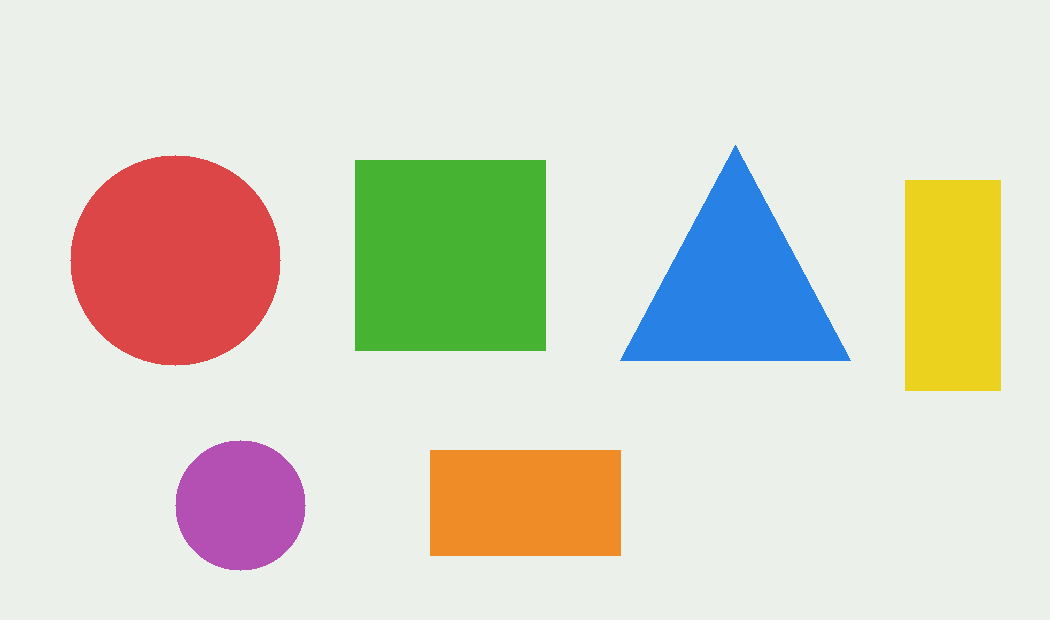
#> input picture assets/example_shapes.png, 1050 x 620 px
$ python create_report_figures.py
#> lines starting #> are read from the running program, lines starting #| are printed output that depends on the picture; after the words box and inside, x2 and y2 are one past the last pixel; in counts of white or black regions, pixels touching at a corner belong together
#> in main, original is the input picture: shape (620, 1050, 3); mean B, G, R 202.1, 216.1, 217.3
### src/image_processor.py
"""Funciones de procesamiento para detectar colores, formas y cantidades."""

from __future__ import annotations

from dataclasses import dataclass, asdict
from typing import Any

import cv2
import numpy as np


@dataclass
class Detection:
    """Representa un objeto identificado en la imagen."""

    object_id: int
    color: str
    shape: str
    area: float
    center_x: int
    center_y: int
    confidence: float

    def to_dict(self) -> dict[str, Any]:
        return asdict(self)


COLOR_RANGES = {
    "rojo": [(np.array([0, 70, 50]), np.array([10, 255, 255])),
             (np.array([170, 70, 50]), np.array([180, 255, 255]))],
    "naranja": [(np.array([11, 70, 50]), np.array([25, 255, 255]))],
    "amarillo": [(np.array([26, 70, 50]), np.array([35, 255, 255]))],
    "verde": [(np.array([36, 45, 40]), np.array([85, 255, 255]))],
    "azul": [(np.array([86, 60, 40]), np.array([135, 255, 255]))],
    "morado": [(np.array([136, 45, 40]), np.array([169, 255, 255]))],
}


def resize_image(image: np.ndarray, max_width: int = 1100) -> np.ndarray:
    """Redimensiona sin deformar y limita el ancho para una respuesta ágil."""
#> called with max_width = 1100
    height, width = image.shape[:2]
#> height = 620; width = 1050
    if width <= max_width:
        return image.copy()
    scale = max_width / width
    return cv2.resize(image, (max_width, int(height * scale)), interpolation=cv2.INTER_AREA)


def preprocess_image(image: np.ndarray) -> dict[str, np.ndarray]:
    """Genera las representaciones usadas durante el preprocesamiento."""
    resized = resize_image(image)
    blurred = cv2.GaussianBlur(resized, (5, 5), 0)
    hsv = cv2.cvtColor(blurred, cv2.COLOR_BGR2HSV)
#> hsv: shape (620, 1050, 3); mean H, S, V 53.1, 47.9, 233.8
    gray = cv2.cvtColor(blurred, cv2.COLOR_BGR2GRAY)
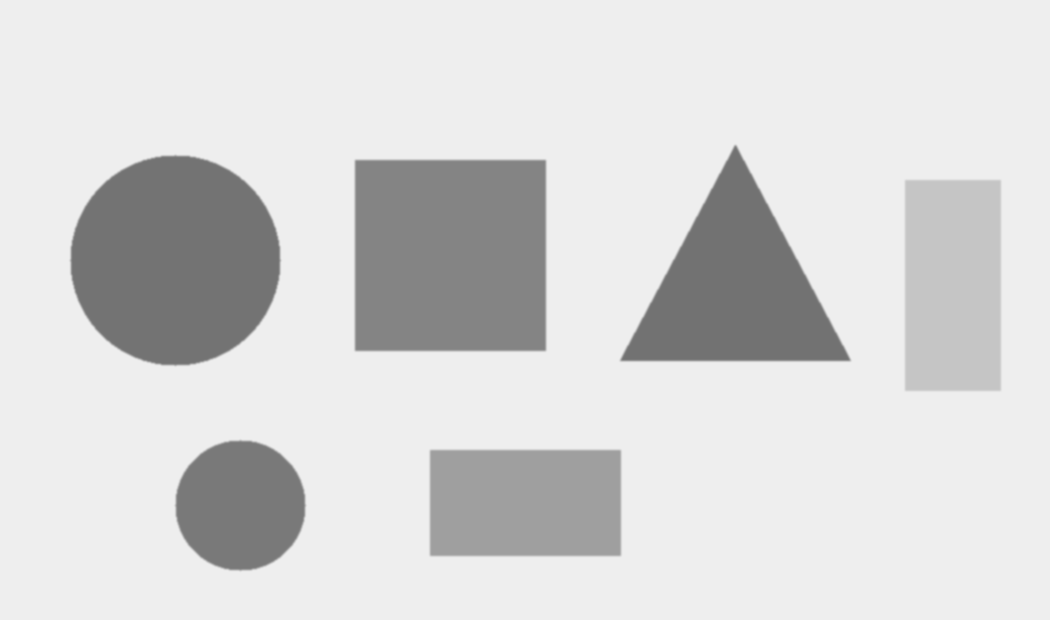
#> gray: shape (620, 1050); min 114, max 238, mean 214.6
    return {"resized": resized, "blurred": blurred, "hsv": hsv, "gray": gray}


def _mask_for_color(hsv: np.ndarray, color: str) -> np.ndarray:
    """Construye una máscara binaria para un color en el espacio HSV."""
    masks = [cv2.inRange(hsv, lower, upper) for lower, upper in COLOR_RANGES[color]]
    mask = masks[0]
    for extra_mask in masks[1:]:
        mask = cv2.bitwise_or(mask, extra_mask)
    kernel = np.ones((5, 5), np.uint8)
    return cv2.morphologyEx(mask, cv2.MORPH_OPEN, kernel)


def classify_shape(contour: np.ndarray) -> tuple[str, float]:
    """Clasifica una figura a partir de la aproximación de su contorno."""
    perimeter = cv2.arcLength(contour, True)
    if perimeter == 0:
        return "desconocida", 0.0
    approximation = cv2.approxPolyDP(contour, 0.04 * perimeter, True)
    vertices = len(approximation)
    area = cv2.contourArea(contour)
    circularity = 4 * np.pi * area / (perimeter * perimeter)

    if vertices == 3:
        shape = "triángulo"
    elif vertices == 4:
        x, y, width, height = cv2.boundingRect(approximation)
        ratio = width / max(height, 1)
        shape = "cuadrado" if 0.82 <= ratio <= 1.18 else "rectángulo"
    elif vertices == 5:
        shape = "pentágono"
    elif circularity >= 0.72 or vertices > 7:
        shape = "círculo"
    else:
        shape = "forma irregular"
    confidence = min(0.99, max(0.55, circularity if shape == "círculo" else 1 - abs(vertices - 4) * 0.08))
    return shape, float(confidence)


def detect_objects(image: np.ndarray, min_area: int = 500) -> tuple[np.ndarray, list[Detection], dict[str, np.ndarray]]:
    """Detecta objetos de colores conocidos y dibuja sus etiquetas."""
    stages = preprocess_image(image)
#> stages = 4 items
    output = stages["resized"].copy()
    hsv = stages["hsv"]
    detections: list[Detection] = []
    next_id = 1

    for color in COLOR_RANGES:
        mask = _mask_for_color(hsv, color)
        contours, _ = cv2.findContours(mask, cv2.RETR_EXTERNAL, cv2.CHAIN_APPROX_SIMPLE)
        for contour in contours:
            area = cv2.contourArea(contour)
            if area < min_area:
                continue
            moments = cv2.moments(contour)
            center_x = int(moments["m10"] / moments["m00"]) if moments["m00"] else 0
            center_y = int(moments["m01"] / moments["m00"]) if moments["m00"] else 0
            shape, confidence = classify_shape(contour)
            detections.append(Detection(next_id, color, shape, area, center_x, center_y, confidence))
            color_bgr = {
                "rojo": (70, 70, 230), "naranja": (40, 140, 240), "amarillo": (30, 220, 240),
                "verde": (70, 190, 100), "azul": (230, 120, 60), "morado": (190, 80, 180),
            }[color]
            cv2.drawContours(output, [contour], -1, color_bgr, 4)
            # cv2.putText no renderiza UTF-8 de forma confiable; usamos texto ASCII
            # solo en la etiqueta dibujada. Los datos internos conservan el español.
            display_colors = {"rojo": "rojo", "naranja": "naranja", "amarillo": "amarillo", "verde": "verde", "azul": "azul", "morado": "morado"}
            display_shapes = {"triángulo": "triangulo", "círculo": "circulo", "rectángulo": "rectangulo", "cuadrado": "cuadrado", "pentágono": "pentagono", "forma irregular": "irregular", "desconocida": "desconocida"}
            label = f"#{next_id} {display_colors[color]} - {display_shapes.get(shape, shape)}"
            (label_w, label_h), _ = cv2.getTextSize(label, cv2.FONT_HERSHEY_SIMPLEX, 0.58, 2)
            label_x = max(4, center_x - label_w // 2)
            label_y = max(label_h + 8, center_y - 12)
            cv2.rectangle(output, (label_x - 5, label_y - label_h - 7), (label_x + label_w + 5, label_y + 5), (15, 25, 35), -1)
            cv2.putText(output, label, (label_x, label_y), cv2.FONT_HERSHEY_SIMPLEX, 0.58, (245, 248, 246), 2, cv2.LINE_AA)
            next_id += 1
#> this loop made 6 passes
#> contours on pass 2: [[[430, 450], [430, 555], [620, 555], [620, 450]]]
#> pass 1, in _mask_for_color, `mask = masks[0]`:
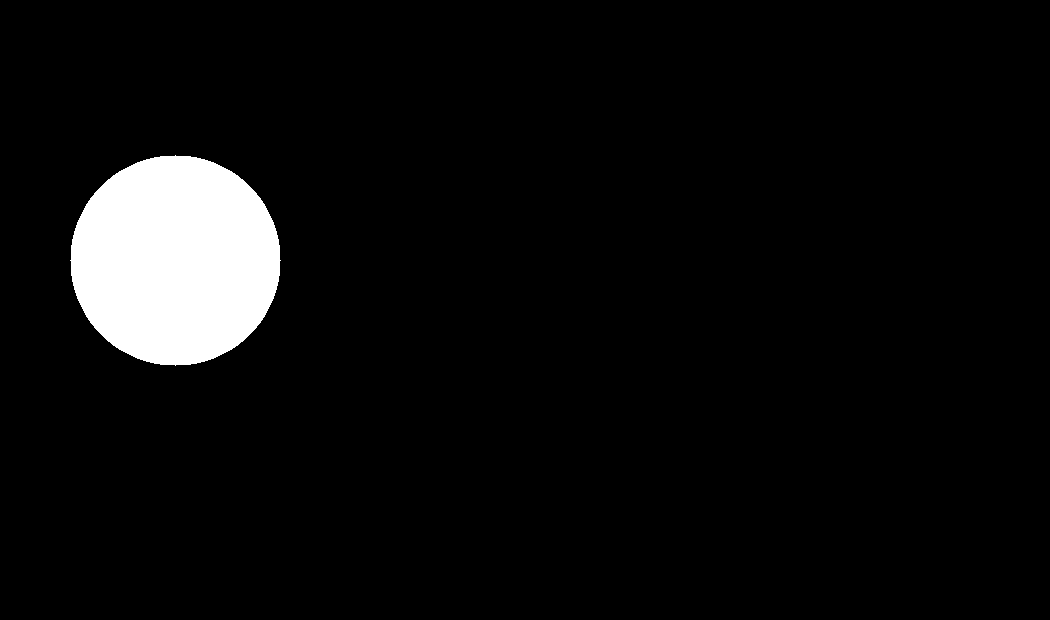
#> mask: shape (620, 1050); 5.3% white; 1 white region, box (x1, y1, x2, y2) and area: (70, 155, 281, 366) 34701
#> after the loop: mask: shape (620, 1050); 2.1% white; 1 white region, box (x1, y1, x2, y2) and area: (176, 441, 305, 570) 13349
#> after the loop:
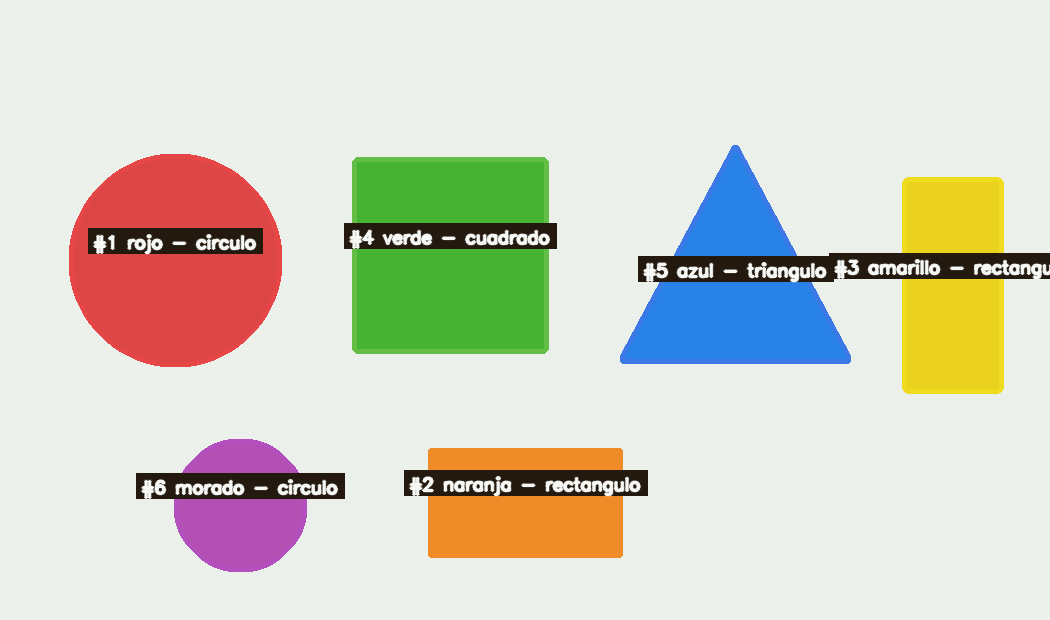
#> output: shape (620, 1050, 3); 7.31% of pixels changed, all inside (x1, y1, x2, y2) = (69, 145, 1050, 572)
#> after the loop, detections = 6 items; next_id = 7

    detections.sort(key=lambda item: item.object_id)
    stages["edges"] = cv2.Canny(stages["gray"], 50, 150)
    stages["masks_preview"] = cv2.cvtColor(_combined_mask(hsv), cv2.COLOR_GRAY2BGR)
    return output, detections, stages


def _combined_mask(hsv: np.ndarray) -> np.ndarray:
    """Une las máscaras de color para visualizar la extracción de información."""
    combined = np.zeros(hsv.shape[:2], dtype=np.uint8)
    for color in COLOR_RANGES:
        combined = cv2.bitwise_or(combined, _mask_for_color(hsv, color))
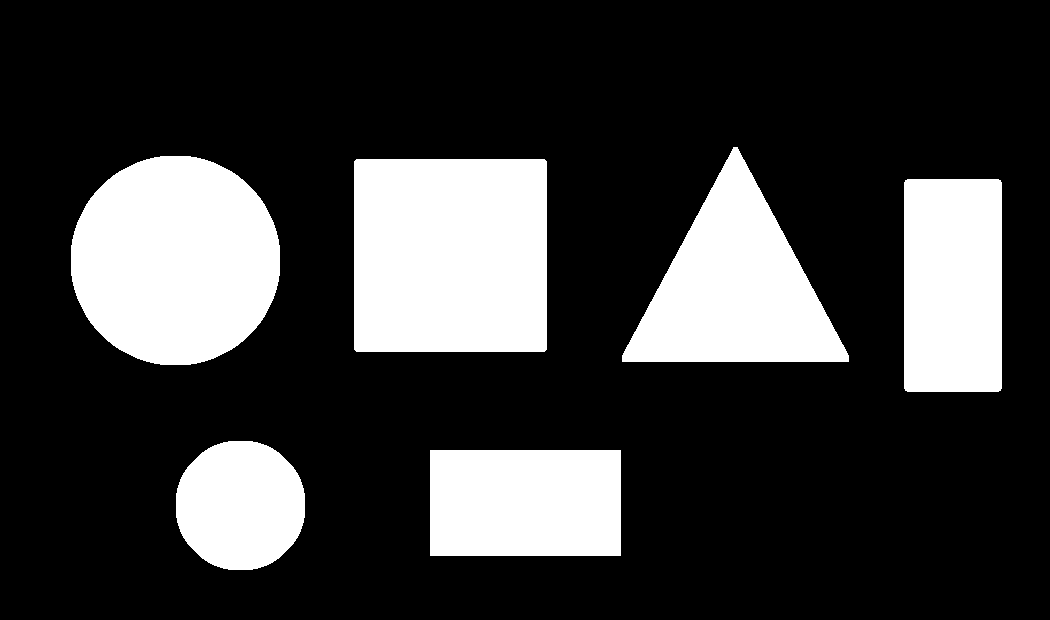
#> combined: shape (620, 1050); 23.3% white; 6 white regions, box (x1, y1, x2, y2) and area: (354, 159, 547, 352) 37237, (71, 156, 280, 365) 34697, (622, 147, 849, 362) 25495, (904, 179, 1002, 392) 20854, (430, 450, 621, 556) 20246, (176, 441, 305, 570) 13349
    return combined


# [8 lines left out: function summarize_detections, not called in this run]

### scripts/create_report_figures.py
"""Genera las figuras que documentan las etapas del flujo del informe."""

from pathlib import Path
import sys

import cv2
import numpy as np

sys.path.insert(0, str(Path(__file__).resolve().parents[1]))
from src.image_processor import detect_objects


ROOT = Path(__file__).resolve().parents[1]
ASSETS = ROOT / "assets"


def add_title(image: np.ndarray, title: str) -> np.ndarray:
    """Añade una franja de título a una imagen BGR."""
    canvas = np.full((image.shape[0] + 58, image.shape[1], 3), (28, 52, 58), dtype=np.uint8)
    canvas[58:] = image
    cv2.putText(canvas, title, (20, 38), cv2.FONT_HERSHEY_SIMPLEX, 0.95, (235, 248, 242), 2, cv2.LINE_AA)
    return canvas


def main() -> None:
    original = cv2.imread(str(ASSETS / "example_shapes.png"))
    if original is None:
        raise FileNotFoundError("Ejecuta primero scripts/create_examples.py")
    result, detections, stages = detect_objects(original, min_area=500)
#> detections = 6 items; stages = 6 items
    cv2.imwrite(str(ASSETS / "report_original.png"), add_title(stages["resized"], "ETAPA 1 - IMAGEN ORIGINAL"))
    cv2.imwrite(str(ASSETS / "report_preprocessing.png"), add_title(stages["blurred"], "ETAPA 2 - PREPROCESAMIENTO - SUAVIZADO"))

    edges = cv2.cvtColor(stages["edges"], cv2.COLOR_GRAY2BGR)
#> edges: shape (620, 1050, 3); 0.53% white in thin lines or dots, all inside (x1, y1, x2, y2) = (70, 145, 851, 571)
    mask = stages["masks_preview"]
    extraction = cv2.hconcat([edges, mask])
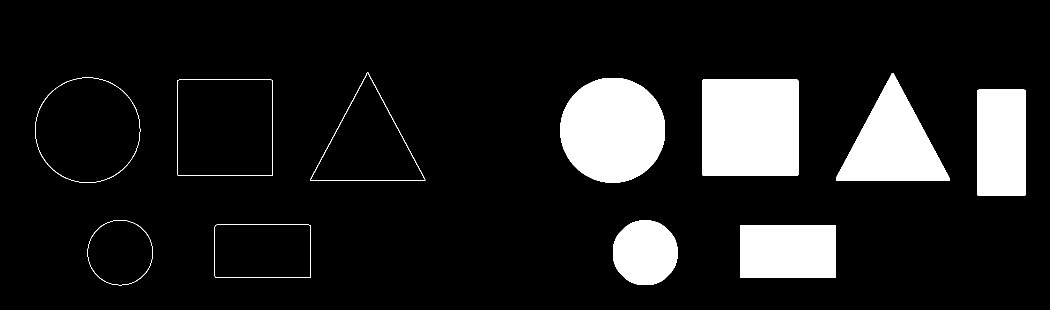
#> extraction: shape (620, 2100, 3) (shown at 1/2 size); 11.9% white; 11 white regions, largest, box (x1, y1, x2, y2) and area: (1404, 159, 1597, 352) 37237, (1121, 156, 1330, 365) 34697, (1672, 147, 1899, 362) 25495
    cv2.imwrite(str(ASSETS / "report_extraction.png"), add_title(extraction, "ETAPA 3 - EXTRACCION - BORDES Y MASCARA DE COLOR"))
#> in add_title (call 3), `cv2.putText(canvas, title, (20, 38), cv2.FONT_HERSHEY_SIMPLEX, 0.95, (..`:
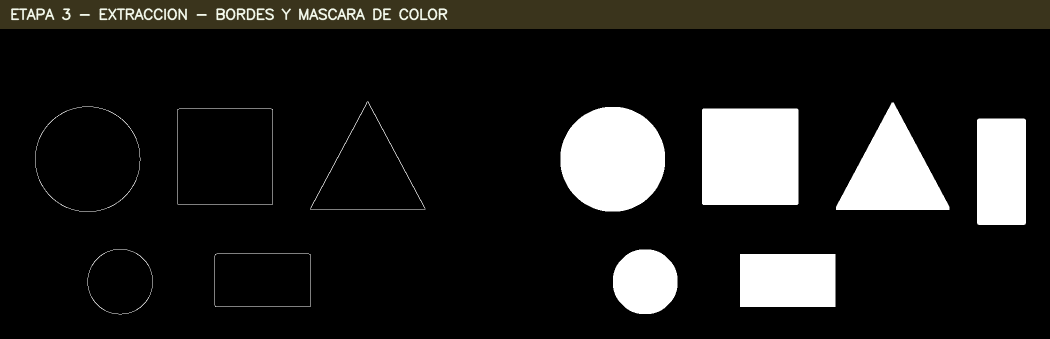
#> canvas: shape (678, 2100, 3) (shown at 1/2 size); mean B, G, R 31.2, 33.2, 33.7
    cv2.imwrite(str(ASSETS / "report_result.png"), add_title(result, f"ETAPA 4 - RESULTADO - {len(detections)} OBJETOS DETECTADOS"))
#> in add_title (call 4), `cv2.putText(canvas, title, (20, 38), cv2.FONT_HERSHEY_SIMPLEX, 0.95, (..`:
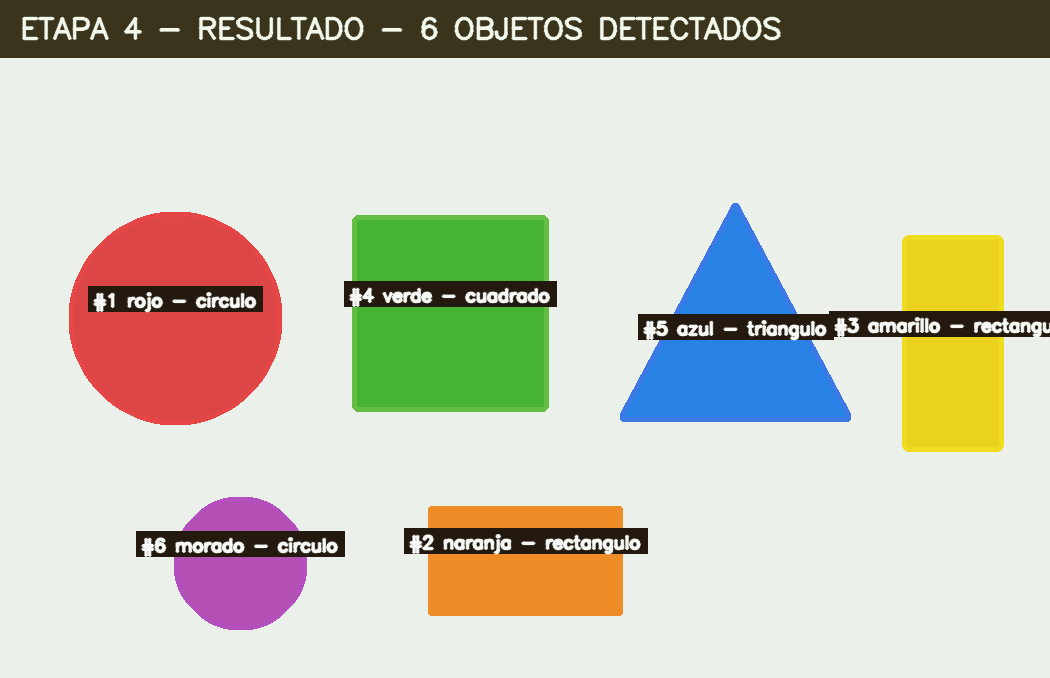
#> canvas: shape (678, 1050, 3); mean B, G, R 184.8, 199, 200.3
    print("Figuras del informe generadas en", ASSETS)


if __name__ == "__main__":
    main()
